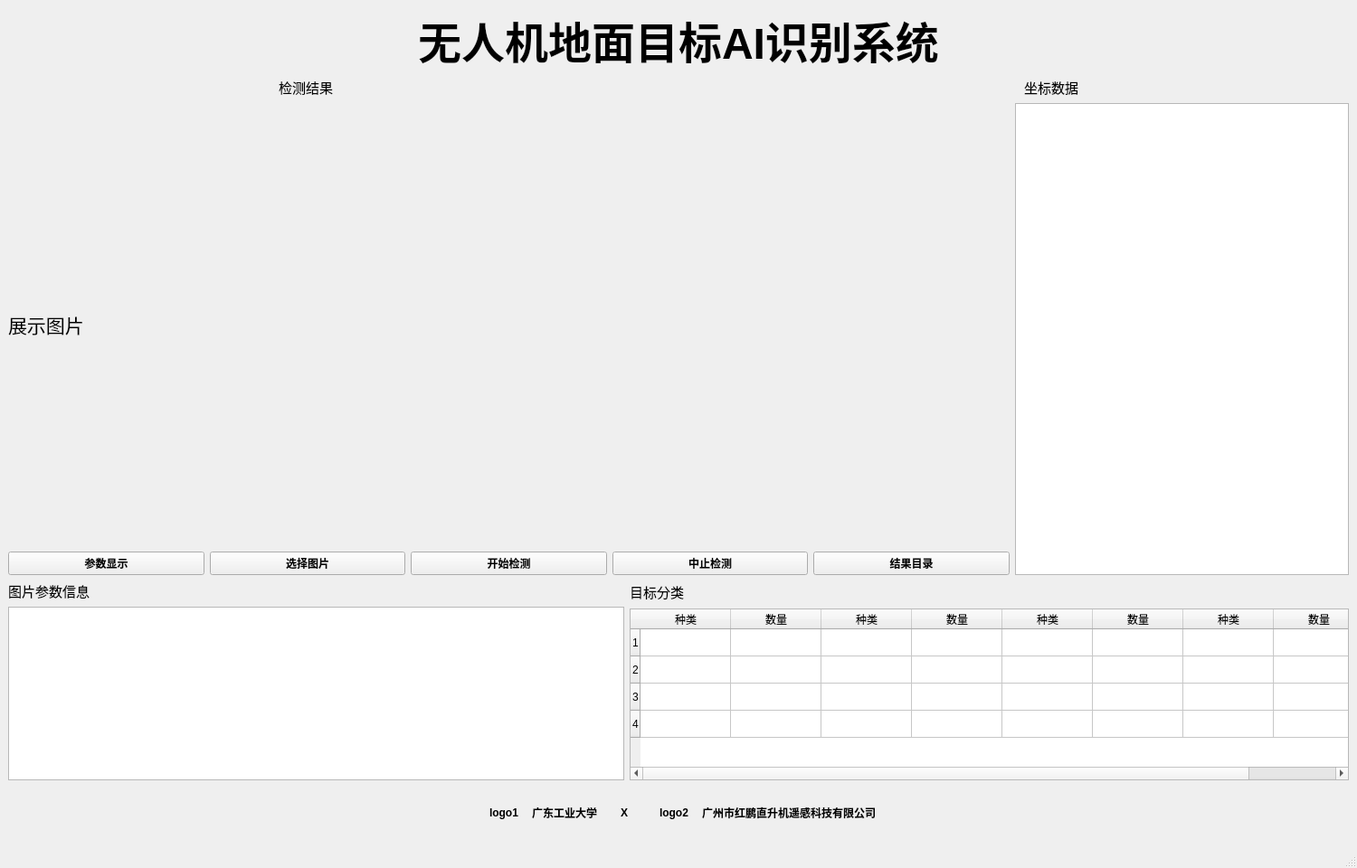
<?xml version="1.0" encoding="UTF-8"?>
<ui version="4.0">
 <class>MainWindow</class>
 <widget class="QMainWindow" name="MainWindow">
  <property name="geometry">
   <rect>
    <x>0</x>
    <y>0</y>
    <width>1500</width>
    <height>960</height>
   </rect>
  </property>
  <property name="sizePolicy">
   <sizepolicy hsizetype="Preferred" vsizetype="Preferred">
    <horstretch>0</horstretch>
    <verstretch>0</verstretch>
   </sizepolicy>
  </property>
  <property name="windowTitle">
   <string>MainWindow</string>
  </property>
  <widget class="QWidget" name="centralwidget">
   <layout class="QGridLayout" name="gridLayout_3">
    <item row="0" column="0">
     <layout class="QGridLayout" name="gridLayout_2">
      <item row="0" column="0">
       <widget class="QLabel" name="label">
        <property name="text">
         <string>&lt;html&gt;&lt;head/&gt;&lt;body&gt;&lt;p align=&quot;center&quot;&gt;&lt;span style=&quot; font-size:36pt; font-weight:600;&quot;&gt;无人机地面目标AI识别系统&lt;/span&gt;&lt;/p&gt;&lt;/body&gt;&lt;/html&gt;</string>
        </property>
       </widget>
      </item>
      <item row="1" column="0">
       <layout class="QHBoxLayout" name="horizontalLayout_2">
        <item>
         <spacer name="horizontalSpacer_5">
          <property name="orientation">
           <enum>Qt::Horizontal</enum>
          </property>
          <property name="sizeType">
           <enum>QSizePolicy::Fixed</enum>
          </property>
          <property name="sizeHint" stdset="0">
           <size>
            <width>40</width>
            <height>20</height>
           </size>
          </property>
         </spacer>
        </item>
        <item>
         <widget class="QLabel" name="coordinate_data_2">
          <property name="sizePolicy">
           <sizepolicy hsizetype="Preferred" vsizetype="Preferred">
            <horstretch>0</horstretch>
            <verstretch>0</verstretch>
           </sizepolicy>
          </property>
          <property name="font">
           <font>
            <pointsize>11</pointsize>
            <weight>75</weight>
            <bold>true</bold>
           </font>
          </property>
          <property name="text">
           <string>&lt;html&gt;&lt;head/&gt;&lt;body&gt;&lt;p&gt;&lt;span style=&quot; font-weight:400;&quot;&gt;检测结果&lt;/span&gt;&lt;/p&gt;&lt;/body&gt;&lt;/html&gt;</string>
          </property>
          <property name="alignment">
           <set>Qt::AlignCenter</set>
          </property>
         </widget>
        </item>
        <item>
         <spacer name="horizontalSpacer_3">
          <property name="orientation">
           <enum>Qt::Horizontal</enum>
          </property>
          <property name="sizeType">
           <enum>QSizePolicy::Fixed</enum>
          </property>
          <property name="sizeHint" stdset="0">
           <size>
            <width>240</width>
            <height>20</height>
           </size>
          </property>
         </spacer>
        </item>
        <item>
         <widget class="QLabel" name="coordinate_data">
          <property name="sizePolicy">
           <sizepolicy hsizetype="Preferred" vsizetype="Preferred">
            <horstretch>0</horstretch>
            <verstretch>0</verstretch>
           </sizepolicy>
          </property>
          <property name="font">
           <font>
            <pointsize>11</pointsize>
            <weight>75</weight>
            <bold>true</bold>
           </font>
          </property>
          <property name="text">
           <string>&lt;html&gt;&lt;head/&gt;&lt;body&gt;&lt;p&gt;&lt;span style=&quot; font-weight:400;&quot;&gt;坐标数据&lt;/span&gt;&lt;/p&gt;&lt;/body&gt;&lt;/html&gt;</string>
          </property>
          <property name="alignment">
           <set>Qt::AlignCenter</set>
          </property>
         </widget>
        </item>
        <item>
         <spacer name="horizontalSpacer_4">
          <property name="orientation">
           <enum>Qt::Horizontal</enum>
          </property>
          <property name="sizeType">
           <enum>QSizePolicy::Fixed</enum>
          </property>
          <property name="sizeHint" stdset="0">
           <size>
            <width>40</width>
            <height>20</height>
           </size>
          </property>
         </spacer>
        </item>
       </layout>
      </item>
      <item row="2" column="0">
       <layout class="QHBoxLayout" name="horizontalLayout_6" stretch="3,1">
        <item>
         <layout class="QVBoxLayout" name="verticalLayout_4" stretch="4,1">
          <item>
           <widget class="QLabel" name="show_image">
            <property name="sizePolicy">
             <sizepolicy hsizetype="Expanding" vsizetype="Expanding">
              <horstretch>0</horstretch>
              <verstretch>0</verstretch>
             </sizepolicy>
            </property>
            <property name="text">
             <string>&lt;html&gt;&lt;head/&gt;&lt;body&gt;&lt;p&gt;&lt;span style=&quot; font-size:16pt;&quot;&gt;展示图片&lt;/span&gt;&lt;/p&gt;&lt;/body&gt;&lt;/html&gt;</string>
            </property>
           </widget>
          </item>
          <item>
           <layout class="QHBoxLayout" name="horizontalLayout" stretch="0,0,0,0,0">
            <item>
             <widget class="QPushButton" name="setting">
              <property name="font">
               <font>
                <weight>75</weight>
                <bold>true</bold>
               </font>
              </property>
              <property name="text">
               <string>参数显示</string>
              </property>
             </widget>
            </item>
            <item>
             <widget class="QPushButton" name="select_image">
              <property name="font">
               <font>
                <weight>75</weight>
                <bold>true</bold>
               </font>
              </property>
              <property name="text">
               <string>选择图片</string>
              </property>
             </widget>
            </item>
            <item>
             <widget class="QPushButton" name="start">
              <property name="font">
               <font>
                <weight>75</weight>
                <bold>true</bold>
               </font>
              </property>
              <property name="text">
               <string>开始检测</string>
              </property>
             </widget>
            </item>
            <item>
             <widget class="QPushButton" name="stop">
              <property name="font">
               <font>
                <weight>75</weight>
                <bold>true</bold>
               </font>
              </property>
              <property name="text">
               <string>中止检测</string>
              </property>
             </widget>
            </item>
            <item>
             <widget class="QPushButton" name="result_dir">
              <property name="font">
               <font>
                <weight>75</weight>
                <bold>true</bold>
               </font>
              </property>
              <property name="text">
               <string>结果目录</string>
              </property>
             </widget>
            </item>
           </layout>
          </item>
         </layout>
        </item>
        <item>
         <layout class="QVBoxLayout" name="verticalLayout_3">
          <item>
           <widget class="QTextBrowser" name="textBrowser"/>
          </item>
         </layout>
        </item>
       </layout>
      </item>
      <item row="3" column="0">
       <layout class="QHBoxLayout" name="horizontalLayout_5" stretch="6,7">
        <item>
         <layout class="QVBoxLayout" name="verticalLayout">
          <item>
           <layout class="QHBoxLayout" name="horizontalLayout_3">
            <item alignment="Qt::AlignLeft">
             <widget class="QLabel" name="coordinate_data_3">
              <property name="sizePolicy">
               <sizepolicy hsizetype="Preferred" vsizetype="Preferred">
                <horstretch>0</horstretch>
                <verstretch>0</verstretch>
               </sizepolicy>
              </property>
              <property name="font">
               <font>
                <pointsize>11</pointsize>
                <weight>75</weight>
                <bold>true</bold>
               </font>
              </property>
              <property name="text">
               <string>&lt;html&gt;&lt;head/&gt;&lt;body&gt;&lt;p&gt;&lt;span style=&quot; font-weight:400;&quot;&gt;图片参数信息&lt;/span&gt;&lt;/p&gt;&lt;/body&gt;&lt;/html&gt;</string>
              </property>
              <property name="alignment">
               <set>Qt::AlignCenter</set>
              </property>
             </widget>
            </item>
           </layout>
          </item>
          <item>
           <widget class="QTextBrowser" name="setting_show">
            <property name="enabled">
             <bool>true</bool>
            </property>
            <property name="sizePolicy">
             <sizepolicy hsizetype="Minimum" vsizetype="Minimum">
              <horstretch>0</horstretch>
              <verstretch>0</verstretch>
             </sizepolicy>
            </property>
            <property name="minimumSize">
             <size>
              <width>500</width>
              <height>100</height>
             </size>
            </property>
           </widget>
          </item>
         </layout>
        </item>
        <item>
         <layout class="QVBoxLayout" name="verticalLayout_2" stretch="0,0">
          <item>
           <layout class="QHBoxLayout" name="horizontalLayout_4">
            <item alignment="Qt::AlignLeft">
             <widget class="QLabel" name="coordinate_data_4">
              <property name="sizePolicy">
               <sizepolicy hsizetype="Preferred" vsizetype="Preferred">
                <horstretch>0</horstretch>
                <verstretch>0</verstretch>
               </sizepolicy>
              </property>
              <property name="font">
               <font>
                <pointsize>11</pointsize>
                <weight>75</weight>
                <bold>true</bold>
               </font>
              </property>
              <property name="text">
               <string>&lt;html&gt;&lt;head/&gt;&lt;body&gt;&lt;p&gt;&lt;span style=&quot; font-weight:400;&quot;&gt;目标分类&lt;/span&gt;&lt;/p&gt;&lt;/body&gt;&lt;/html&gt;</string>
              </property>
              <property name="alignment">
               <set>Qt::AlignCenter</set>
              </property>
             </widget>
            </item>
           </layout>
          </item>
          <item>
           <widget class="QTableWidget" name="tableWidget">
            <property name="sizePolicy">
             <sizepolicy hsizetype="Expanding" vsizetype="Minimum">
              <horstretch>0</horstretch>
              <verstretch>0</verstretch>
             </sizepolicy>
            </property>
            <property name="minimumSize">
             <size>
              <width>0</width>
              <height>0</height>
             </size>
            </property>
            <property name="maximumSize">
             <size>
              <width>16777215</width>
              <height>190</height>
             </size>
            </property>
            <row>
             <property name="text">
              <string>1</string>
             </property>
            </row>
            <row>
             <property name="text">
              <string>2</string>
             </property>
            </row>
            <row>
             <property name="text">
              <string>3</string>
             </property>
            </row>
            <row>
             <property name="text">
              <string>4</string>
             </property>
            </row>
            <column>
             <property name="text">
              <string>种类</string>
             </property>
            </column>
            <column>
             <property name="text">
              <string>数量</string>
             </property>
            </column>
            <column>
             <property name="text">
              <string>种类</string>
             </property>
            </column>
            <column>
             <property name="text">
              <string>数量</string>
             </property>
            </column>
            <column>
             <property name="text">
              <string>种类</string>
             </property>
            </column>
            <column>
             <property name="text">
              <string>数量</string>
             </property>
            </column>
            <column>
             <property name="text">
              <string>种类</string>
             </property>
            </column>
            <column>
             <property name="text">
              <string>数量</string>
             </property>
            </column>
           </widget>
          </item>
         </layout>
        </item>
       </layout>
      </item>
      <item row="4" column="0">
       <layout class="QGridLayout" name="gridLayout">
        <item row="0" column="0">
         <spacer name="horizontalSpacer">
          <property name="orientation">
           <enum>Qt::Horizontal</enum>
          </property>
          <property name="sizeHint" stdset="0">
           <size>
            <width>40</width>
            <height>15</height>
           </size>
          </property>
         </spacer>
        </item>
        <item row="0" column="1">
         <widget class="QLabel" name="logo_1">
          <property name="sizePolicy">
           <sizepolicy hsizetype="Fixed" vsizetype="Fixed">
            <horstretch>0</horstretch>
            <verstretch>0</verstretch>
           </sizepolicy>
          </property>
          <property name="minimumSize">
           <size>
            <width>50</width>
            <height>25</height>
           </size>
          </property>
          <property name="maximumSize">
           <size>
            <width>50</width>
            <height>25</height>
           </size>
          </property>
          <property name="font">
           <font>
            <weight>75</weight>
            <bold>true</bold>
           </font>
          </property>
          <property name="text">
           <string>logo1</string>
          </property>
          <property name="scaledContents">
           <bool>true</bool>
          </property>
          <property name="alignment">
           <set>Qt::AlignCenter</set>
          </property>
         </widget>
        </item>
        <item row="0" column="2">
         <widget class="QLabel" name="label_2">
          <property name="sizePolicy">
           <sizepolicy hsizetype="Maximum" vsizetype="Fixed">
            <horstretch>0</horstretch>
            <verstretch>0</verstretch>
           </sizepolicy>
          </property>
          <property name="minimumSize">
           <size>
            <width>0</width>
            <height>60</height>
           </size>
          </property>
          <property name="font">
           <font>
            <weight>75</weight>
            <bold>true</bold>
           </font>
          </property>
          <property name="text">
           <string>广东工业大学</string>
          </property>
          <property name="alignment">
           <set>Qt::AlignCenter</set>
          </property>
         </widget>
        </item>
        <item row="0" column="3">
         <widget class="QLabel" name="label_4">
          <property name="sizePolicy">
           <sizepolicy hsizetype="Maximum" vsizetype="Fixed">
            <horstretch>0</horstretch>
            <verstretch>0</verstretch>
           </sizepolicy>
          </property>
          <property name="minimumSize">
           <size>
            <width>0</width>
            <height>60</height>
           </size>
          </property>
          <property name="font">
           <font>
            <weight>75</weight>
            <bold>true</bold>
           </font>
          </property>
          <property name="text">
           <string>      X      </string>
          </property>
          <property name="alignment">
           <set>Qt::AlignCenter</set>
          </property>
         </widget>
        </item>
        <item row="0" column="4">
         <widget class="QLabel" name="logo_2">
          <property name="sizePolicy">
           <sizepolicy hsizetype="Fixed" vsizetype="Fixed">
            <horstretch>0</horstretch>
            <verstretch>0</verstretch>
           </sizepolicy>
          </property>
          <property name="minimumSize">
           <size>
            <width>50</width>
            <height>25</height>
           </size>
          </property>
          <property name="maximumSize">
           <size>
            <width>50</width>
            <height>25</height>
           </size>
          </property>
          <property name="font">
           <font>
            <weight>75</weight>
            <bold>true</bold>
           </font>
          </property>
          <property name="text">
           <string>logo2</string>
          </property>
          <property name="scaledContents">
           <bool>true</bool>
          </property>
          <property name="alignment">
           <set>Qt::AlignCenter</set>
          </property>
         </widget>
        </item>
        <item row="0" column="5">
         <widget class="QLabel" name="label_3">
          <property name="sizePolicy">
           <sizepolicy hsizetype="Maximum" vsizetype="Fixed">
            <horstretch>0</horstretch>
            <verstretch>0</verstretch>
           </sizepolicy>
          </property>
          <property name="minimumSize">
           <size>
            <width>0</width>
            <height>60</height>
           </size>
          </property>
          <property name="font">
           <font>
            <weight>75</weight>
            <bold>true</bold>
           </font>
          </property>
          <property name="text">
           <string>广州市红鹏直升机遥感科技有限公司</string>
          </property>
          <property name="alignment">
           <set>Qt::AlignCenter</set>
          </property>
         </widget>
        </item>
        <item row="0" column="6">
         <spacer name="horizontalSpacer_2">
          <property name="orientation">
           <enum>Qt::Horizontal</enum>
          </property>
          <property name="sizeType">
           <enum>QSizePolicy::Expanding</enum>
          </property>
          <property name="sizeHint" stdset="0">
           <size>
            <width>40</width>
            <height>15</height>
           </size>
          </property>
         </spacer>
        </item>
       </layout>
      </item>
     </layout>
    </item>
   </layout>
  </widget>
  <widget class="QMenuBar" name="menubar">
   <property name="geometry">
    <rect>
     <x>0</x>
     <y>0</y>
     <width>1500</width>
     <height>26</height>
    </rect>
   </property>
  </widget>
  <widget class="QStatusBar" name="statusbar"/>
 </widget>
 <resources/>
 <connections/>
</ui>
